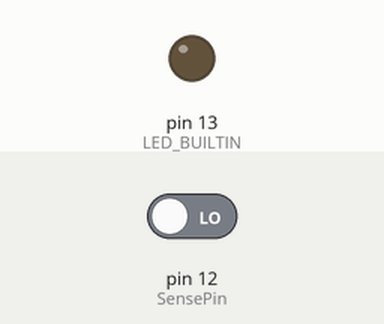
Simulated run of this sketch. Board: Arduino Uno, built with avr-gcc and run on an emulated ATmega328P. Parts: output pins drawn as LEDs (lit = HIGH). The test bench sets the inputs (shaded band); at power-on: pin 12 (SensePin) LOW.

Above: at 1.2 s.
1.3 s: pin 12 (SensePin) driven HIGH
At 2.3 s:
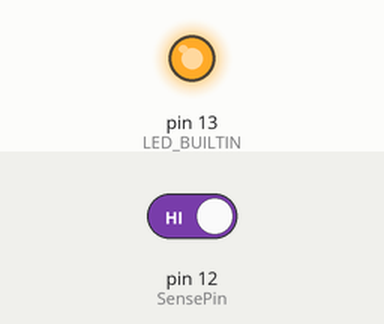
2.8 s: pin 12 (SensePin) driven LOW
At 3.4 s:
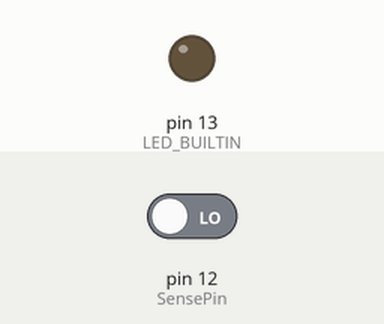
Timing chart, 0 to 5.8 s (numbered marks = the images above; inputs shaded):
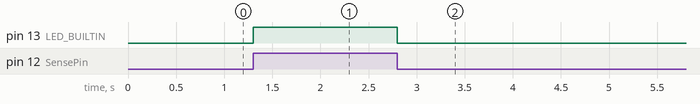

Measured:
- after the input at 1.3 s, pin 13 (LED_BUILTIN): LOW → HIGH at once
- after the input at 2.8 s, pin 13 (LED_BUILTIN): HIGH → LOW at once

The sketch:

sensor.ino
```cpp
const int SensePin = 12;
int SenseState =0;
void setup() {

pinMode(SensePin, INPUT);
pinMode(LED_BUILTIN, OUTPUT);
}
void loop() {
  SenseState = digitalRead(SensePin);
if (SenseState ==1)
      digitalWrite(LED_BUILTIN, HIGH);   // turn the LED on
else
      digitalWrite(LED_BUILTIN, LOW);   // turn the LED off

}
```
